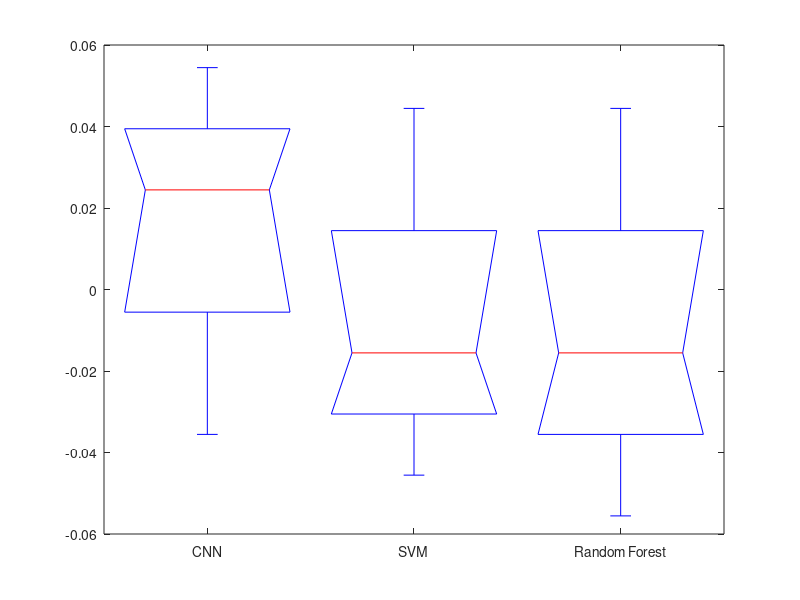
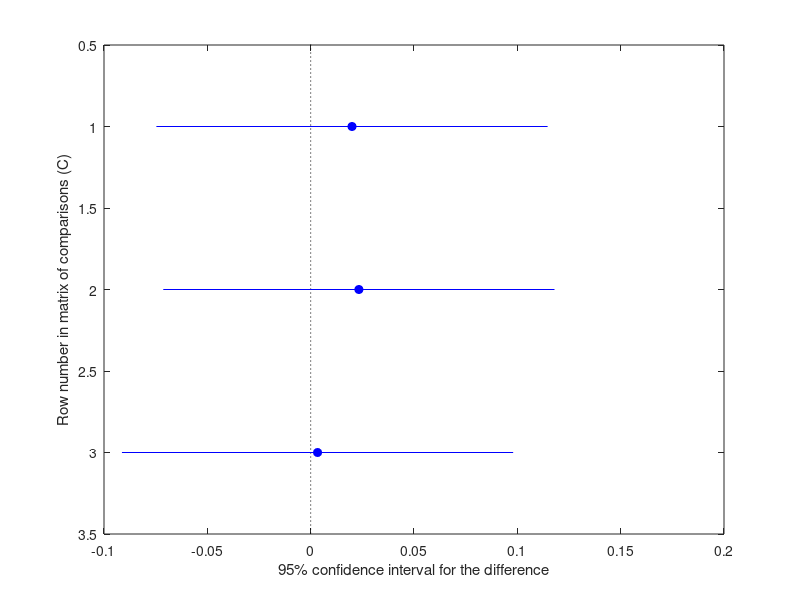

The MATLAB script that drew these images, in order: (Note: this script raises an error after producing the figures.)
clc
clear all

% Generate sample performance metrics (accuracy) for each method
cnn_accuracy = [0.95, 0.98, 0.89];
svm_accuracy = [0.88, 0.91, 0.97]; % Modified values to reduce differences
random_forest_accuracy = [0.97, 0.87, 0.91]; % Modified values to reduce differences

% Combine accuracy values for ANOVA
accuracy_data = [cnn_accuracy', svm_accuracy', random_forest_accuracy'];

% Perform one-way ANOVA
[p_anova, tbl, stats] = anova1(accuracy_data, {'CNN', 'SVM', 'Random Forest'});

% Print ANOVA table
disp('ANOVA Table:');
disp(tbl);

% Perform post-hoc tests (Tukey's HSD)
[c, m, h, nms] = multcompare(stats);

% Plot boxplot with light color inner boxes
figure;
h = boxplot(accuracy_data, {'CNN', 'SVM', 'Random Forest'});
title('Performance Comparison');
ylabel('Accuracy');
xlabel('Classification Method');

% Add individual data points to the boxplot
hold on;
num_methods = size(accuracy_data, 2);
for i = 1:num_methods
    x = repmat(i, size(accuracy_data, 1), 1);
    scatter(x, accuracy_data(:, i), 'k', 'filled');
end
hold off;

% Calculate residuals
residuals = zeros(size(accuracy_data));
for i = 1:size(accuracy_data, 2)
    residuals(:, i) = accuracy_data(:, i) - mean(accuracy_data(:, i));
end

% Plot residual plot to test ANOVA assumptions
figure;
qqplot(residuals(:));
title('Residual Plot to Test ANOVA Assumptions');
xlabel('Theoretical Quantiles');
ylabel('Standardized Residuals');